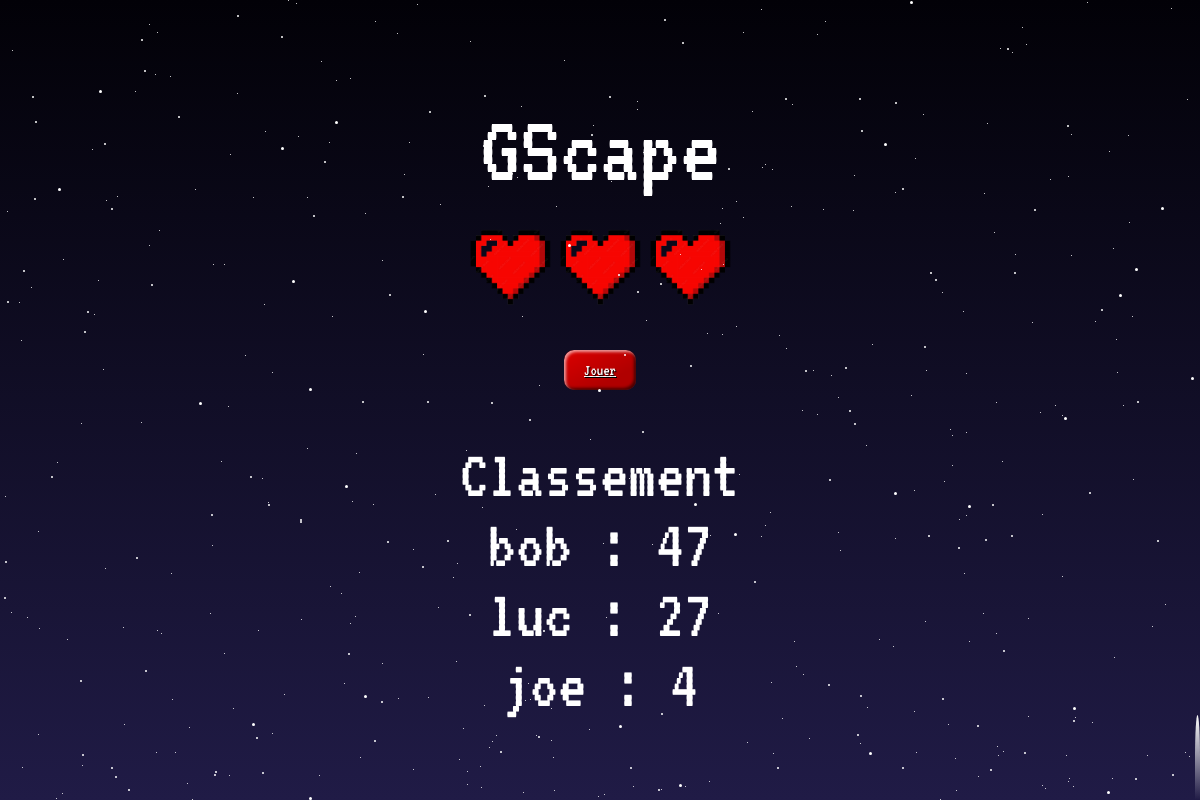
Before: / with the older database file.
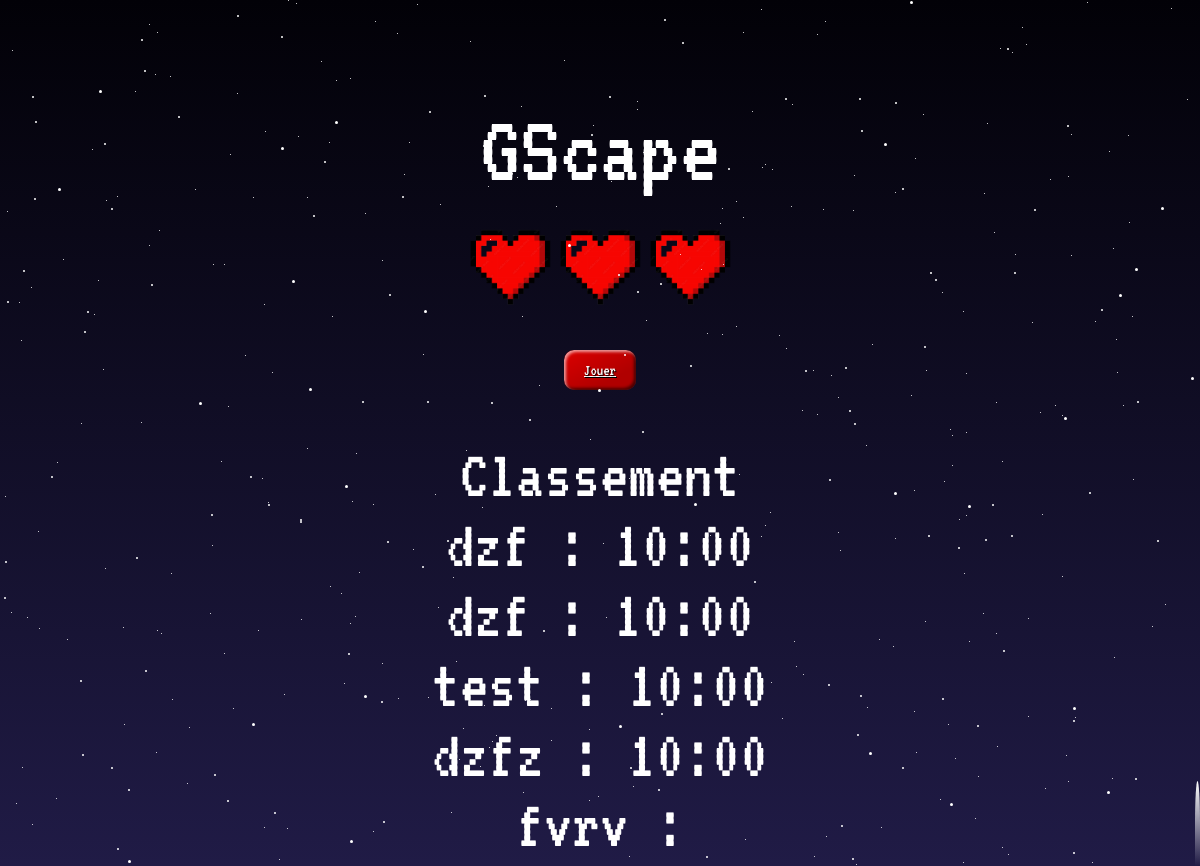
After: the same page with the newer database file.
### tables this page shows
CREATE TABLE IF NOT EXISTS `user` (
  `id` int(11) NOT NULL AUTO_INCREMENT,
  `name` varchar(13) NOT NULL,
  `time` varchar(10) DEFAULT NULL,
  PRIMARY KEY (`id`)
);

### index.php (the view, shortened to what this page needs)
<?php
require('database.php');
?>
<!DOCTYPE html>
<html lang="en">
<head>
    <link rel="stylesheet" href="Styles/accueil.css">
</head>
<body>
    <div class="container">
        <div class="sky">
            <div class="adjust">
                <div class="titre1"> GScape </div>
                <div class="coeur">
                    <img src="Images/coeur.png" style="width: 90px;">
                    <img src="Images/coeur.png" style="width: 90px;">
                    <img src="Images/coeur.png" style="width: 90px;">
                </div>
                <div class="pseudo">
                    <a class="valider" href="Front/stage1.php">Jouer</a>
                </div>
                <div class="tab_score">
                    <div>Classement</div>
                    <?php
                    $requete = "SELECT * FROM user Order By time DESC Limit 5";
                    $exec_requete = mysqli_query($db, $requete);
                    while ($row = mysqli_fetch_assoc($exec_requete)) { ?>
                        <div>
                            <?php echo $row['name']; ?> : <?php echo $row['time']; ?>
                        </div>
                    <?php } ?>
                </div>
            </div>
            <div class="stars1"></div>
            <div class="stars2"></div>
            <div class="shooting-stars"></div>
        </div>
    </div>
</body>
</html>

Changed rows visible on the page:
removed user: name "bob", time "47"
removed user: name "luc", time "27"
removed user: name "joe", time "4"
added user: name "dzf", time "10:00"
added user: name "dzf", time "10:00"
added user: name "test", time "10:00"
added user: name "dzfz", time "10:00"
added user: name "fvrv"
